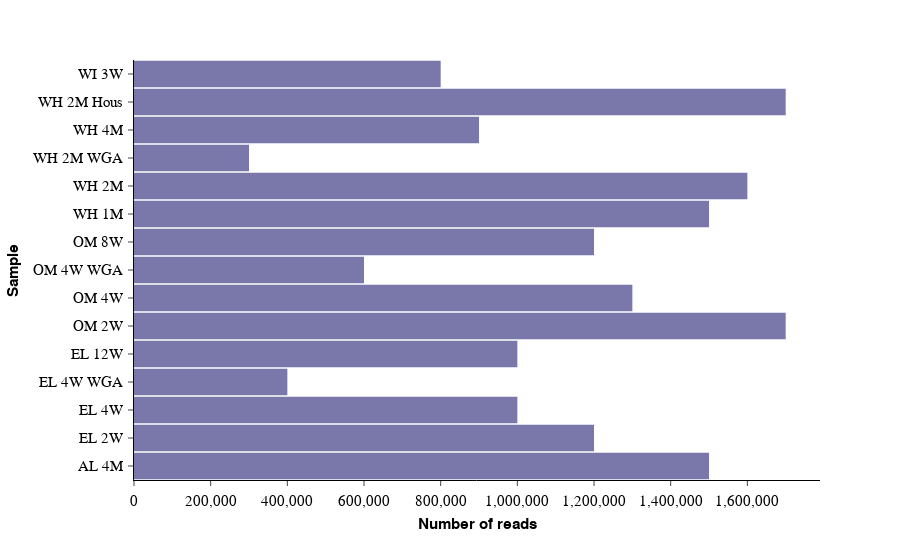

The notebook cell this image was saved under:
### Markdown cell above
# 7. Horizontal bar chart using `plotly`

### Code cell
fig = px.bar(x=num_reads, y=sample_id)
fig.update_layout(
    xaxis_title="Number of reads",
    yaxis_title="Sample",
    xaxis=dict(tickformat=","),
    showlegend=False,
)
fig.update_traces(marker_color=apc.aster.hex_code)
fig.show()

### Figure 1 — Plotly figure (JSON) as saved in the notebook; plotly's stock layout.template omitted (floating-point values rounded to 4 significant figures)
{"data": [{"hovertemplate": "x=%{x}<br>y=%{y}<extra></extra>", "legendgroup": "", "marker": {"color": "#7A77AB", "pattern": {"shape": ""}}, "name": "", "orientation": "h", "showlegend": false, "textposition": "auto", "type": "bar", "x": [1500000, 1200000, 1000000, 400000, 1000000, 1700000, 1300000, 600000, 1200000, 1500000, 1600000, 300000, 900000, 1700000, 800000], "xaxis": "x", "y": ["AL 4M", "EL 2W", "EL 4W", "EL 4W WGA", "EL 12W", "OM 2W", "OM 4W", "OM 4W WGA", "OM 8W", "WH 1M", "WH 2M", "WH 2M WGA", "WH 4M", "WH 2M Hous", "WI 3W"], "yaxis": "y"}], "layout": {"barmode": "relative", "legend": {"tracegroupgap": 0}, "margin": {"t": 60}, "showlegend": false, "xaxis": {"anchor": "y", "domain": [0, 1], "tickformat": ",", "title": {"text": "Number of reads"}}, "yaxis": {"anchor": "x", "domain": [0, 1], "title": {"text": "Sample"}}}}
